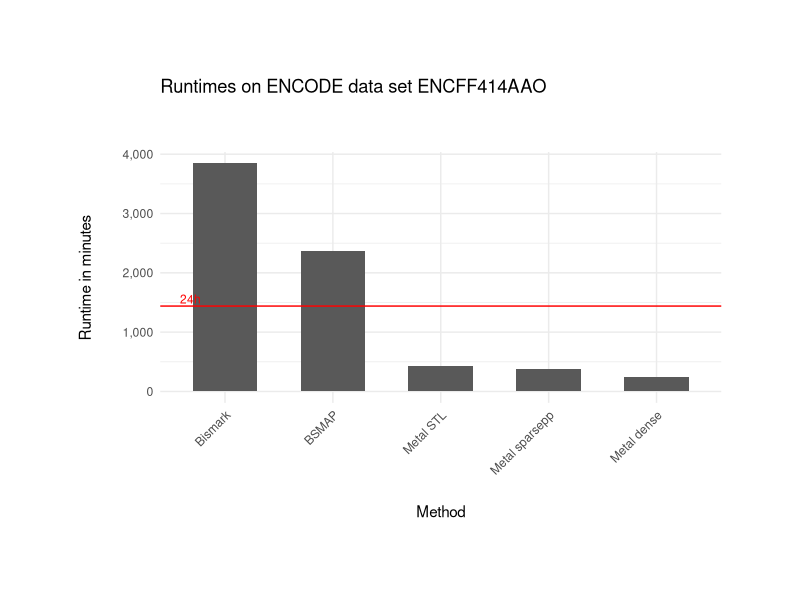

Generate this figure with R:

require(ggplot2)
require(ggthemes)
require(scales)

names <- c("Bismark", "BSMAP", "Metal STL", "Metal sparsepp", "Metal dense")
runtimes <- c(230620 + 0, 98108 + 44324, (7*60+11)*60+21, (6*60+23)*60+13, (4*60+7)*60+16)
runtimes <- runtimes / 60

data <- data.frame(Method=names, Runtimes=runtimes)

data$Method <- factor(data$Method, levels = c("Bismark", "BSMAP", "Metal STL", "Metal sparsepp", "Metal dense"))

pdf("runtime_real.pdf")


gg <- ggplot(data, aes(x=Method, y=Runtimes))
gg <- gg + geom_bar(width=0.6, stat='identity') 
gg <- gg + theme_minimal()
#gg <- gg + geom_text(aes(label=Method), size = 3, nudge_y=0.01, hjust=0, parse="True")
#gg <- gg + scale_color_manual(values=colos)
gg <- gg + geom_hline(yintercept=(60*24),color="red")
gg <- gg + annotate("text", "Bismark", 60*26, label = "24h                       ", color="red", size=3)
gg <- gg + scale_y_continuous(labels = comma)
gg <- gg + theme(plot.margin = unit(c(2,2,2,2),"cm"))
gg <- gg + theme(axis.title.x = element_text(margin=margin(20,0,0,0)),
                 axis.title.y = element_text(margin=margin(0,20,0,0)),
                 plot.title = element_text(margin=margin(0,0,40,0)),
		 axis.text.x = element_text(angle = 45, hjust = 1)
                )
gg <- gg + labs(title="Runtimes on ENCODE data set ENCFF414AAO",y="Runtime in minutes")

gg

dev.off()
